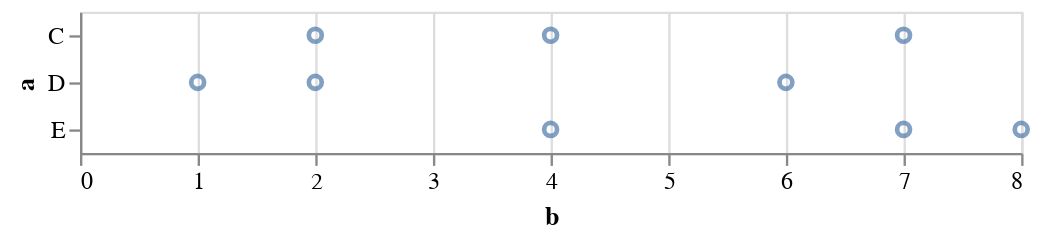

The code cell stored with this chart in its notebook:
### Markdown cell above
## Try an alternative mark and encoding

### Code cell
chart.mark_point().encode(x='b',y='a')

### Figure 1 — Vega-Lite specification as saved in the notebook (floating-point values rounded to 4 significant figures)
{"config": {"view": {"continuousWidth": 400, "continuousHeight": 300}}, "data": {"name": "data-347f1284ea3247c0f55cb966abbdd2d8"}, "mark": "point", "encoding": {"x": {"type": "quantitative", "field": "b"}, "y": {"type": "nominal", "field": "a"}}, "$schema": "https://vega.github.io/schema/vega-lite/v4.8.1.json", "datasets": {"data-347f1284ea3247c0f55cb966abbdd2d8": [{"a": "C", "b": 2}, {"a": "C", "b": 7}, {"a": "C", "b": 4}, {"a": "D", "b": 1}, {"a": "D", "b": 2}, {"a": "D", "b": 6}, {"a": "E", "b": 8}, {"a": "E", "b": 4}, {"a": "E", "b": 7}]}}
